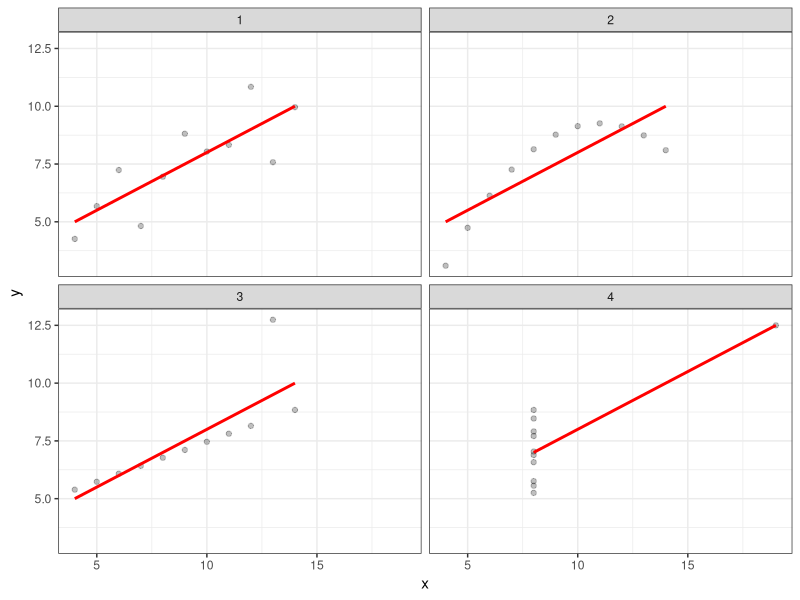

Write the R code that produced this figure.
## ---- chunk 1
list_of_packages<-c("tidyverse","MASS","ggpubr","kableExtra","knitr")
new.packages <- list_of_packages[!(list_of_packages %in% installed.packages()[,"Package"])]
if(length(new.packages))install.packages(new.packages,dependencies = TRUE)

library(tidyverse)
library(ggpubr)
library(MASS)
library(kableExtra)
library(knitr)
## ---- chunk 2
anscombe$id<-1:11

long_anscombe<- anscombe %>% 
  gather(key, value, -id) %>%
  mutate(plot=as.numeric(str_extract(key, "[0-9]+"))) %>%
  mutate(variable=str_extract(key, "[aA-zZ]+")) %>%
  dplyr::select(id,plot,variable,value)%>%
  spread(variable, value)

ggplot(long_anscombe,aes(x=x,y=y))+geom_point(alpha=0.25)+geom_smooth(method = "lm", se = FALSE, color = "red")+facet_wrap(~plot)+theme_bw()
## ---- chunk 3
options(kableExtra.html.bsTable = T)
long_anscombe %>% group_by(plot) %>% dplyr::summarize(cor(x, y)) %>%
knitr::kable(escape = F,align = "c", booktabs = T,caption = "Different data same correlation") %>%
  kable_styling(c("striped","condensed"), latex_options = "striped", full_width = F)
